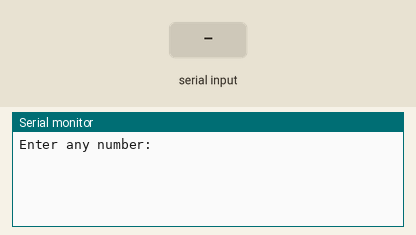
This sketch was run on a simulated Arduino Uno, built with avr-gcc and run on an emulated ATmega328P. On the bench: the last lines printed to the serial monitor. The test bench sets the inputs (shaded band).

Above: at 1.2 s.
1.3 s: "90,45\n" received over Serial
At 2.1 s:
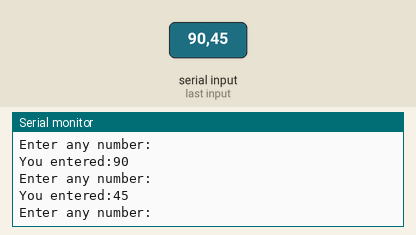
2.8 s: "30,150\n" received over Serial
At 3.2 s:
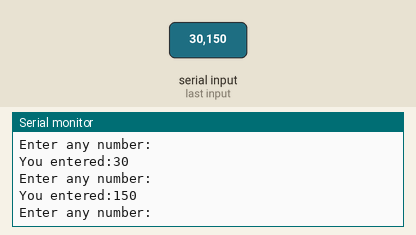
Timing chart, 0 to 5.8 s (numbered marks = the images above; inputs shaded):
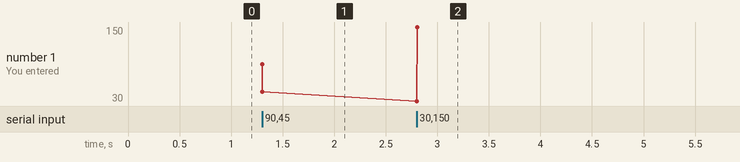

The sketch:

parseIntExample.ino
```cpp
void setup() {
  Serial.begin(115200);
}

void loop() {
  Serial.print("Enter any number:");
  //Increases the wait time to read, default is 1 second.
  Serial.setTimeout(10000);
  int newnumber = Serial.parseInt();
  Serial.print("\r\nYou entered:");
  Serial.println(newnumber);
}
```

Measured:
- after the input at 1.3 s, the serial monitor: prints a new line at once (image 1)
- after the input at 2.8 s, the serial monitor: prints a new line at once (image 2)
- plotted number 1: 45 → 150 after the input at 2.8 s
